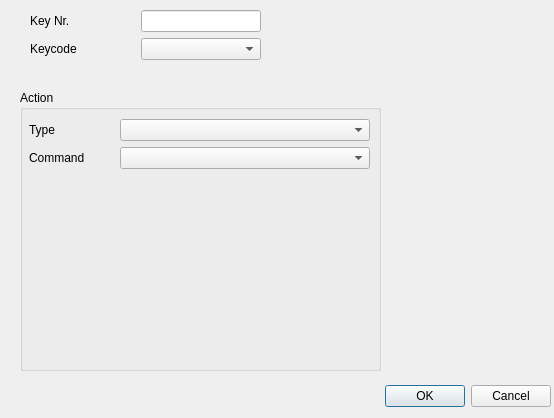
<?xml version="1.0" encoding="UTF-8"?>
<ui version="4.0">
 <class>Dialog</class>
 <widget class="QDialog" name="Dialog">
  <property name="geometry">
   <rect>
    <x>0</x>
    <y>0</y>
    <width>554</width>
    <height>418</height>
   </rect>
  </property>
  <property name="windowTitle">
   <string>Dialog</string>
  </property>
  <widget class="QDialogButtonBox" name="buttonBox">
   <property name="geometry">
    <rect>
     <x>210</x>
     <y>380</y>
     <width>341</width>
     <height>32</height>
    </rect>
   </property>
   <property name="orientation">
    <enum>Qt::Horizontal</enum>
   </property>
   <property name="standardButtons">
    <set>QDialogButtonBox::Cancel|QDialogButtonBox::Ok</set>
   </property>
  </widget>
  <widget class="QWidget" name="verticalLayoutWidget">
   <property name="geometry">
    <rect>
     <x>30</x>
     <y>10</y>
     <width>231</width>
     <height>74</height>
    </rect>
   </property>
   <layout class="QVBoxLayout" name="verticalLayout">
    <item>
     <layout class="QHBoxLayout" name="horizontalLayout">
      <item>
       <widget class="QLabel" name="label_3">
        <property name="text">
         <string>Key Nr.</string>
        </property>
       </widget>
      </item>
      <item>
       <widget class="QLineEdit" name="lineEdit_keynumber">
        <property name="sizePolicy">
         <sizepolicy hsizetype="Preferred" vsizetype="Fixed">
          <horstretch>0</horstretch>
          <verstretch>0</verstretch>
         </sizepolicy>
        </property>
        <property name="minimumSize">
         <size>
          <width>120</width>
          <height>0</height>
         </size>
        </property>
        <property name="maximumSize">
         <size>
          <width>120</width>
          <height>100</height>
         </size>
        </property>
        <property name="readOnly">
         <bool>true</bool>
        </property>
       </widget>
      </item>
     </layout>
    </item>
    <item>
     <layout class="QHBoxLayout" name="horizontalLayout_2">
      <item>
       <widget class="QLabel" name="label">
        <property name="text">
         <string>Keycode</string>
        </property>
       </widget>
      </item>
      <item>
       <widget class="QComboBox" name="comboBox_keycode">
        <property name="minimumSize">
         <size>
          <width>120</width>
          <height>0</height>
         </size>
        </property>
       </widget>
      </item>
     </layout>
    </item>
    <item>
     <spacer name="verticalSpacer">
      <property name="orientation">
       <enum>Qt::Vertical</enum>
      </property>
      <property name="sizeHint" stdset="0">
       <size>
        <width>20</width>
        <height>40</height>
       </size>
      </property>
     </spacer>
    </item>
   </layout>
  </widget>
  <widget class="QGroupBox" name="groupBox">
   <property name="geometry">
    <rect>
     <x>20</x>
     <y>90</y>
     <width>361</width>
     <height>281</height>
    </rect>
   </property>
   <property name="title">
    <string>Action</string>
   </property>
   <widget class="QWidget" name="verticalLayoutWidget_2">
    <property name="geometry">
     <rect>
      <x>9</x>
      <y>29</y>
      <width>341</width>
      <height>221</height>
     </rect>
    </property>
    <layout class="QVBoxLayout" name="verticalLayout_2">
     <item>
      <layout class="QHBoxLayout" name="horizontalLayout_3">
       <item>
        <widget class="QLabel" name="label_4">
         <property name="text">
          <string>Type</string>
         </property>
        </widget>
       </item>
       <item>
        <widget class="QComboBox" name="comboBox_actionType">
         <property name="minimumSize">
          <size>
           <width>250</width>
           <height>0</height>
          </size>
         </property>
        </widget>
       </item>
      </layout>
     </item>
     <item>
      <layout class="QHBoxLayout" name="horizontalLayout_4">
       <item>
        <widget class="QLabel" name="label_5">
         <property name="text">
          <string>Command</string>
         </property>
        </widget>
       </item>
       <item>
        <widget class="QComboBox" name="comboBox_command">
         <property name="minimumSize">
          <size>
           <width>250</width>
           <height>0</height>
          </size>
         </property>
        </widget>
       </item>
      </layout>
     </item>
     <item>
      <spacer name="verticalSpacer_2">
       <property name="orientation">
        <enum>Qt::Vertical</enum>
       </property>
       <property name="sizeHint" stdset="0">
        <size>
         <width>20</width>
         <height>40</height>
        </size>
       </property>
      </spacer>
     </item>
    </layout>
   </widget>
  </widget>
 </widget>
 <resources/>
 <connections>
  <connection>
   <sender>buttonBox</sender>
   <signal>accepted()</signal>
   <receiver>Dialog</receiver>
   <slot>accept()</slot>
   <hints>
    <hint type="sourcelabel">
     <x>248</x>
     <y>254</y>
    </hint>
    <hint type="destinationlabel">
     <x>157</x>
     <y>274</y>
    </hint>
   </hints>
  </connection>
  <connection>
   <sender>buttonBox</sender>
   <signal>rejected()</signal>
   <receiver>Dialog</receiver>
   <slot>reject()</slot>
   <hints>
    <hint type="sourcelabel">
     <x>316</x>
     <y>260</y>
    </hint>
    <hint type="destinationlabel">
     <x>286</x>
     <y>274</y>
    </hint>
   </hints>
  </connection>
 </connections>
</ui>
